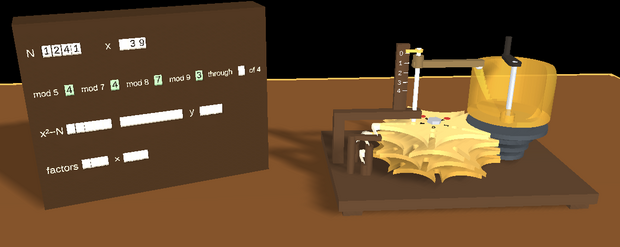
#> input picture demo/WyomingWill/BabbagesHall/exhibits/LehmerSieve/manual/fig-exhibit.png, 620 x 247 px, given in place of out.png, which was not available
$ python make-figures.py
#> lines starting #> are read from the running program, lines starting #| are printed output that depends on the picture
"""Lehmer's number sieve manual's figures (Babbage's Hall).

    python3 manual/make-figures.py      (from the exhibit's folder; Pillow,
                                         OpenSCAD, xvfb-run, ImageMagick)

fig-machine.png and fig-geneva.png are OpenSCAD's drawings of the printed
parts (manual/views.scad), the wheels turned to x = 45 and pegged for
N = 1241 by the exhibit's own rule (x mod m open where x*x - N is a square
mod m: openHoles in lehmer-sieve.lua). fig-tour.png is the tour as the
simulation printed it (manual/tour.txt: LS_LOG=1 bpp -f lehmer-sieve.lua).
fig-exhibit.png is a screenshot of the simulation."""
import os, re, subprocess, tempfile
from PIL import Image, ImageDraw, ImageFont

HERE = os.path.dirname(os.path.abspath(__file__))
FONTS = "/usr/share/fonts/truetype/dejavu/"
def font(px, bold=False): return ImageFont.truetype(FONTS + ("DejaVuSans-Bold.ttf" if bold else "DejaVuSans.ttf"), int(px))
INK, BLUE, GREEN, RED, GREY = (30, 30, 30), (30, 70, 170), (60, 150, 70), (190, 40, 30), (150, 150, 150)
MODS = [9, 8, 7, 5]
N, X = 1241, 45


def pegged(N, m):
    sq = {k * k % m for k in range(m)}
    return [r for r in range(m) if (r * r - N) % m not in sq]
PEGS = "[" + ",".join("[" + ",".join(str(r) for r in pegged(N, m)) + "]" for m in MODS) + "]"


def render(view, camera, size=(1600, 1200), ortho=False):
#> called with view = 'machine', camera = '0,0,0,-25,-35,0,0', size = (1600, 1200), ortho = False
    with tempfile.TemporaryDirectory() as d:
        raw, out = os.path.join(d, "raw.png"), os.path.join(d, "out.png")
        args = ["xvfb-run", "-a", "openscad", "-o", raw, "-D", f'VIEW="{view}"', "-D", f"X={X}", "-D", "SIGN=-1",
                "-D", f"PEGS={PEGS}", f"--imgsize={size[0]},{size[1]}", f"--camera={camera}", "--viewall", "--autocenter",
                "--colorscheme=Tomorrow", os.path.join(HERE, "views.scad")]
        if ortho: args.insert(-1, "--projection=o")
        subprocess.run(args, check=True, capture_output=True)
#> (this line was passed over: subprocess is not available in this run)
        subprocess.run(["convert", raw, "-fuzz", "3%", "-trim", "+repage", "-bordercolor", "#f8f8f8", "-border", "20", out], check=True)
#> (this line was passed over: subprocess is not available in this run)
        return Image.open(out).convert("RGB")
#> returned value is the input picture: PIL image 620x247 RGB; mean R, G, B 99, 70.5, 41.1


def labelled(im, labels, size=24, pad_r=0, pad_l=0):
#> called with size = 26, pad_r = 0, pad_l = 0
    out = Image.new("RGB", (im.width + pad_l + pad_r, im.height), (248, 248, 248))
#> out: PIL image 620x247 RGB; every value is 248
    out.paste(im, (pad_l, 0))
    g = ImageDraw.Draw(out)
    for text, (px, py), (tx, ty), anchor in labels:
        px, py, tx, ty = pad_l + px * im.width, py * im.height, pad_l + tx * im.width, ty * im.height
        g.line([(px, py), (tx, ty)], fill=BLUE, width=3)
        g.ellipse([px - 5, py - 5, px + 5, py + 5], fill=BLUE)
        g.multiline_text((tx + (8 if anchor[0] == "l" else -8 if anchor[0] == "r" else 0), ty), text, font=font(size), fill=BLUE,
                         anchor=anchor, spacing=3)
    return out


def save(im, name, width=None):
#> called with name = 'fig-machine.png', width = 600
    if width and im.width != width:
        im = im.resize((width, round(im.height * width / im.width)), Image.LANCZOS)
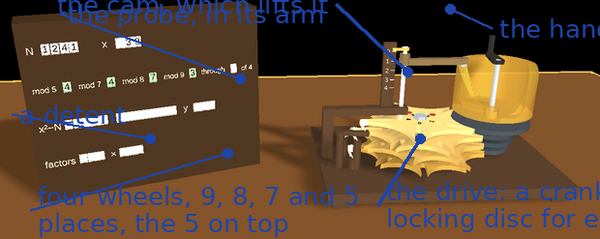
#> im: PIL image 600x239 RGB; mean R, G, B 94.7, 71, 50.2
    im.save(os.path.join(HERE, name), optimize=True)
    print("  manual/" + name, im.size)
#|   manual/fig-machine.png (600, 239)


# 1. the machine (the pixel places are this camera's)
im = render("machine", "0,0,0,-25,-35,0,0")
save(labelled(im, [
    ("the probe, in its arm", (0.40, 0.33), (0.10, 0.06), "lm"),
    ("the cam, which lifts it", (0.68, 0.30), (0.56, 0.02), "rm"),
    ("the handle", (0.75, 0.04), (0.82, 0.12), "lm"),
    ("four wheels, 9, 8, 7 and 5\nplaces, the 5 on top", (0.38, 0.64), (0.05, 0.88), "lm"),
    ("the drive: a crank and a\nlocking disc for each wheel", (0.70, 0.58), (0.63, 0.86), "lm"),
    ("a detent", (0.25, 0.58), (0.02, 0.48), "lm"),
], size=26), "fig-machine.png", 600)

# 2. one level from above: the star, its crank and pin, its locking disc
im = render("geneva", "0,0,0,-90,0,0,0", size=(1400, 1000), ortho=True)
#> call 2 of render, with view = 'geneva', camera = '0,0,0,-90,0,0,0', size = (1400, 1000), ortho = True
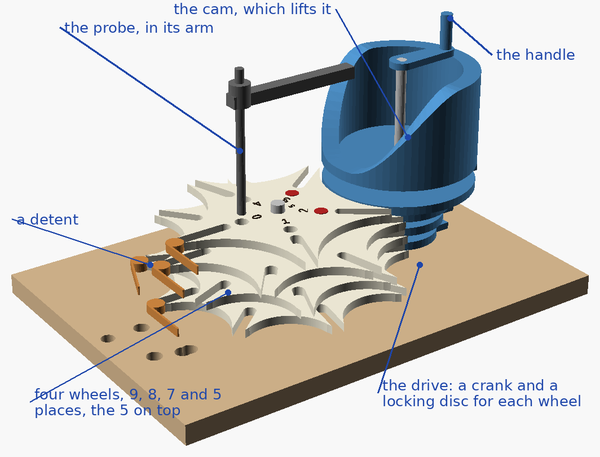
#> input picture demo/WyomingWill/BabbagesHall/exhibits/LehmerSieve/manual/fig-machine.png, 600 x 457 px, given in place of out.png, which was not available
#> in render, returned value is the input picture: PIL image 600x457 RGB; mean R, G, B 203.4, 201.7, 197.7
save(labelled(im, [
    ("the probe's hole: x mod 9 = 0, open", (0.27, 0.495), (0.02, 0.06), "lm"),
    ("a pegged hole", (0.36, 0.34), (0.32, 0.06), "lm") if False else ("a pegged hole", (0.39, 0.65), (0.10, 0.95), "lm"),
    ("a slot of the star", (0.56, 0.10), (0.65, 0.04), "lm"),
    ("the locking disc", (0.80, 0.62), (0.70, 0.95), "lm"),
], size=24), "fig-geneva.png", 480)
#> in labelled (call 2), `out = Image.new("RGB", (im.width + pad_l + pad_r, im.height), (248, 24..`: out: PIL image 600x457 RGB; every value is 248
#> call 2 of save, with name = 'fig-geneva.png', width = 480
#> in save (call 2), `im = im.resize((width, round(im.height * width / im.width)), Image.LAN..`:
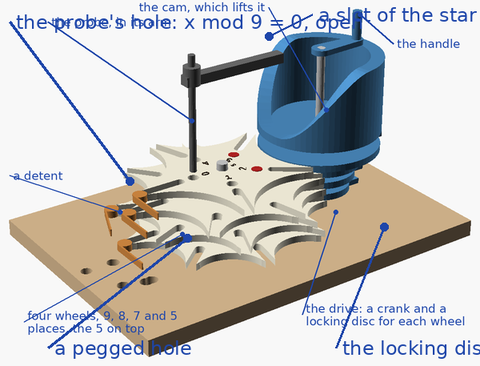
#> im: PIL image 480x366 RGB; mean R, G, B 198.3, 197.7, 196.3
#|   manual/fig-geneva.png (480, 366)

# 3. the tour, as the simulation printed it
rows = []
#> (the run stopped early here; a loop or call above may not have finished)
